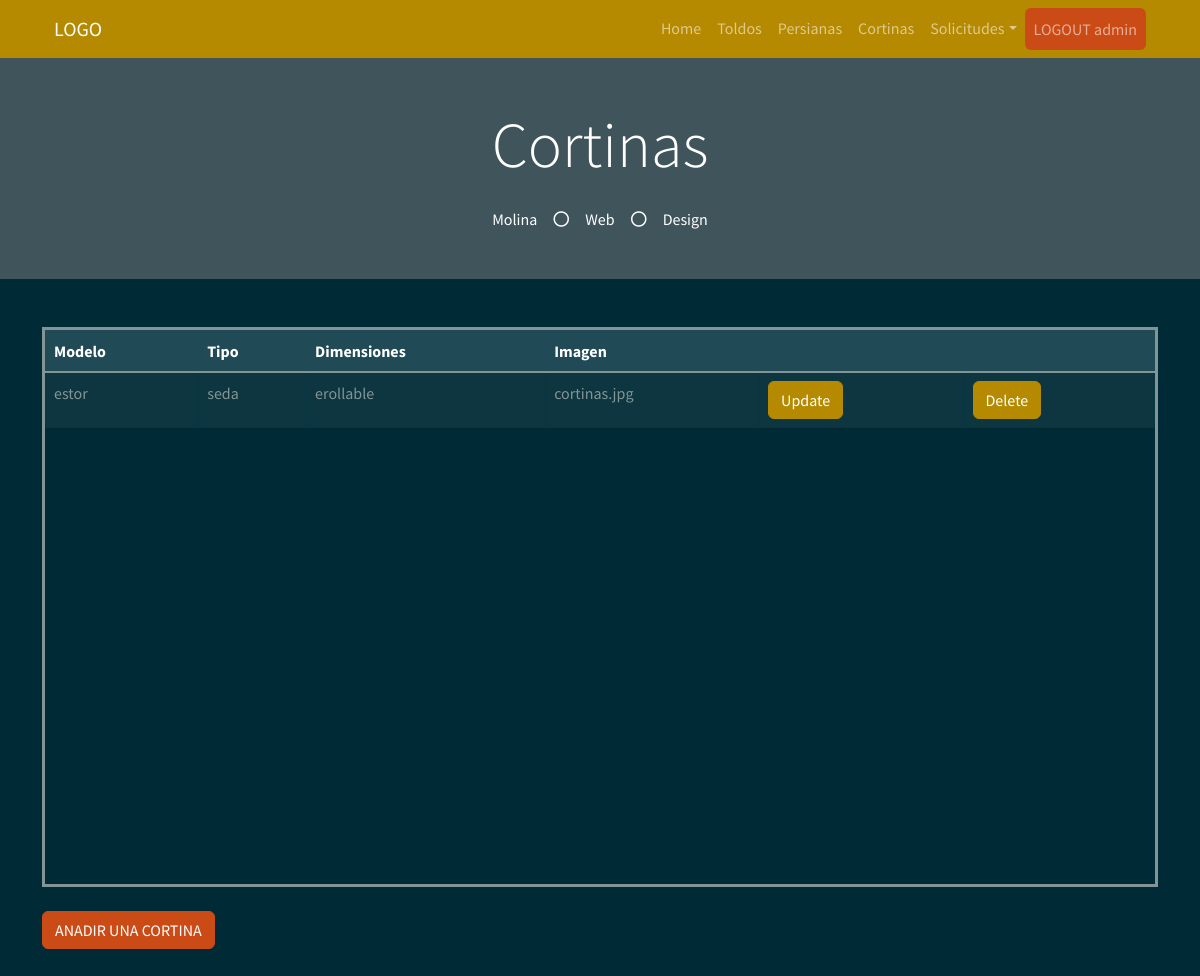
The app's page /cortina (signed in), older data.
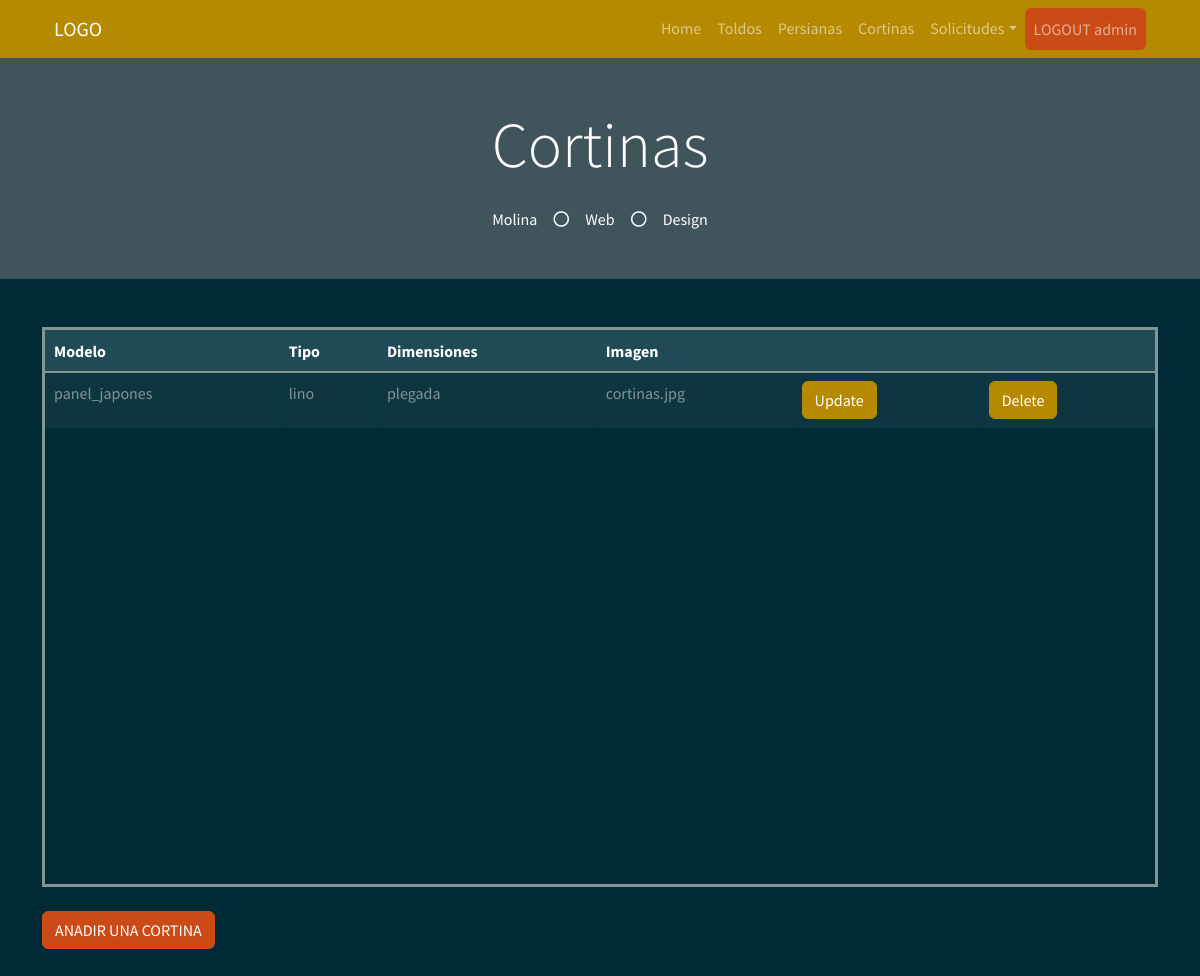
The same page, newer data.
### myapp/models.py (models this page shows)
    class Cortina(db.Model):
        __tablename__ = "Cortina"  # Nombre de la tabla que se crea
        Cortina_id = db.Column("cortina_id", db.Integer, Sequence(
            'cortina_id_seq'),  primary_key=True)
        Tipo = db.Column(db.String(20))
        Tejido = db.Column(db.String(30))
        Estilo = db.Column(db.String(30))
        Imagen = db.Column(db.String(30))

### myapp/views.py (the view)
    @app.route("/cortina", methods=["GET", "POST"])
    def cortina():
        list_cortina = db_access["list_cortinas"]
        cortinas = list_cortina()
        usuario = session['usuario']
        usu = usuario
        return render_template("admin/cortinas/cortinas.html", cortinas=cortinas, usu=usu)

### myapp/templates/admin/cortinas/cortinas.html (shortened to what this page needs)
<!DOCTYPE html>
<html>
<head>
    <link href="https://cdn.jsdelivr.net/npm/bootstrap@5.1.3/dist/css/bootstrap.min.css" rel="stylesheet"
>
    <link rel="stylesheet" href="../static/style/bootstrap.min(8).css">
</head>
<body>
    {% include 'includes/navbar.html' %}
    <div class="jumbotron jumbotron-fluid bg-jumbotron" style=" background-color: rgba(128, 128, 128, 0.5);">
      <div class="container text-center py-5">
        <h3 class="text-white display-3 mb-4">Cortinas</h3>
        <div class="d-inline-flex align-items-center text-white">
          <p class="m-0">Molina</p>
          <i class="far fa-circle px-3"></i>
          <p class="m-0">Web</p>
          <i class="far fa-circle px-3"></i>
          <p class="m-0">Design</p>
        </div>
      </div>
    </div>
    <div class="container my-5">
        <div style=" overflow:auto;  height: 70vh; border-style: solid;">
          <table class="table table-bordered mx-auto">
            <thead class="table-dark">
              <tr class="table-active">
                <th>Modelo</th>
                <th>Tipo</th>
                <th>Dimensiones</th>
                <th>Imagen</th>
                <th></th>
                <th></th>
              </tr>
            </thead>
            <tbody>
              {% for cortina in cortinas %}
              <tr>
                <td> {{ cortina.Tipo }} </td>
                <td> {{ cortina.Tejido }} </td>
                <td> {{ cortina.Estilo }} </td>
                <td> {{ cortina.Imagen }} </td>
                <td> <a class="btn btn-primary" href="/update_cortina/{{cortina.Cortina_id}}">Update</a></td>
                <td> <a class="btn btn-primary" href="/delete_cortina/{{cortina.Cortina_id}}">Delete</a></td>
              </tr>
              {% endfor %}
            </tbody>
          </table>
        </div>
        <br>
        <a href="/create_cortina" class="btn btn-warning">ANADIR UNA CORTINA</a>
    </div>
</body>
</html>

### myapp/templates/includes/navbar.html (shortened to what this page needs)
<link href="https://cdnjs.cloudflare.com/ajax/libs/font-awesome/5.10.0/css/all.min.css" rel="stylesheet">
<div class="container-fluid bg-primary">
    <div class="container">
        <nav class="navbar navbar-expand-lg navbar-dark">
            <div class="container-fluid">
                <a class="navbar-brand" href="/inicio">LOGO</a>
                <div class="collapse navbar-collapse" id="navbarSupportedContent">
                    <ul class="navbar-nav ms-auto mb-2 mb-lg-0">
                        <li class="nav-item">
                            <a class="nav-link " aria-current="page" href="/inicio">Home</a>
                        </li>
                        <li class="nav-item">
                            <a class="nav-link" href="/toldo">Toldos</a>
                        </li>
                        <li class="nav-item">
                            <a class="nav-link" href="/persiana">Persianas</a>
                        </li>
                        <li class="nav-item">
                            <a class="nav-link" href="/cortina">Cortinas</a>
                        </li>
                        <li class="nav-item dropdown">
                            <a class="nav-link dropdown-toggle" id="solicitudesDropdown" role="button" data-bs-toggle="dropdown" aria-expanded="false">Solicitudes</a>
                        </li>
                        <li class="nav-item">
                            <a href="/logout" class="nav-link  bg-warning btn" tabindex="-1"
                                aria-disabled="true">LOGOUT {{usu}}</a>
                        </li>
                    </ul>
                </div>
            </div>
        </nav>
    </div>
</div>

Row changes from the older to the newer data that the page shows:
changed Cortina "cortinas.jpg": Tipo "estor" → "panel_japones"; Tejido "seda" → "lino"; Estilo "erollable" → "plegada"
